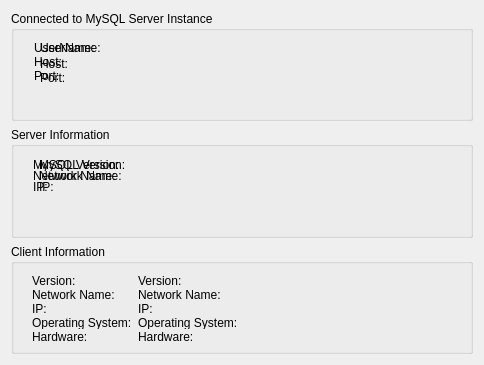
<?xml version="1.0" encoding="UTF-8"?>
<ui version="4.0">
 <class>MySQLInfoDlgClass</class>
 <widget class="QDialog" name="MySQLInfoDlgClass">
  <property name="geometry">
   <rect>
    <x>0</x>
    <y>0</y>
    <width>484</width>
    <height>365</height>
   </rect>
  </property>
  <property name="windowTitle">
   <string>MySQLInfoDlg</string>
  </property>
  <layout class="QHBoxLayout" name="horizontalLayout">
   <item>
    <layout class="QVBoxLayout" name="verticalLayout">
     <item>
      <widget class="QGroupBox" name="groupBox">
       <property name="title">
        <string>Connected to MySQL Server Instance</string>
       </property>
       <widget class="QWidget" name="">
        <property name="geometry">
         <rect>
          <x>12</x>
          <y>20</y>
          <width>408</width>
          <height>58</height>
         </rect>
        </property>
        <layout class="QFormLayout" name="formLayout">
         <item row="0" column="0">
          <widget class="QLabel" name="label">
           <property name="minimumSize">
            <size>
             <width>100</width>
             <height>12</height>
            </size>
           </property>
           <property name="maximumSize">
            <size>
             <width>100</width>
             <height>12</height>
            </size>
           </property>
           <property name="text">
            <string>UserName:</string>
           </property>
          </widget>
         </item>
         <item row="0" column="1">
          <widget class="QLabel" name="m_userName">
           <property name="minimumSize">
            <size>
             <width>300</width>
             <height>12</height>
            </size>
           </property>
           <property name="maximumSize">
            <size>
             <width>300</width>
             <height>12</height>
            </size>
           </property>
           <property name="text">
            <string>UserName:</string>
           </property>
          </widget>
         </item>
         <item row="1" column="0">
          <widget class="QLabel" name="label_2">
           <property name="minimumSize">
            <size>
             <width>100</width>
             <height>12</height>
            </size>
           </property>
           <property name="maximumSize">
            <size>
             <width>100</width>
             <height>12</height>
            </size>
           </property>
           <property name="text">
            <string>Host:</string>
           </property>
          </widget>
         </item>
         <item row="1" column="1">
          <widget class="QLabel" name="m_host">
           <property name="minimumSize">
            <size>
             <width>300</width>
             <height>16</height>
            </size>
           </property>
           <property name="maximumSize">
            <size>
             <width>300</width>
             <height>16</height>
            </size>
           </property>
           <property name="text">
            <string>Host:</string>
           </property>
          </widget>
         </item>
         <item row="2" column="0">
          <widget class="QLabel" name="label_3">
           <property name="minimumSize">
            <size>
             <width>100</width>
             <height>12</height>
            </size>
           </property>
           <property name="maximumSize">
            <size>
             <width>100</width>
             <height>12</height>
            </size>
           </property>
           <property name="text">
            <string>Port:</string>
           </property>
          </widget>
         </item>
         <item row="2" column="1">
          <widget class="QLabel" name="m_port">
           <property name="minimumSize">
            <size>
             <width>300</width>
             <height>16</height>
            </size>
           </property>
           <property name="maximumSize">
            <size>
             <width>300</width>
             <height>16</height>
            </size>
           </property>
           <property name="text">
            <string>Port:</string>
           </property>
          </widget>
         </item>
        </layout>
       </widget>
      </widget>
     </item>
     <item>
      <widget class="QGroupBox" name="groupBox_2">
       <property name="title">
        <string>Server Information</string>
       </property>
       <widget class="QWidget" name="">
        <property name="geometry">
         <rect>
          <x>11</x>
          <y>21</y>
          <width>408</width>
          <height>50</height>
         </rect>
        </property>
        <layout class="QFormLayout" name="formLayout_2">
         <item row="0" column="0">
          <widget class="QLabel" name="label_7">
           <property name="minimumSize">
            <size>
             <width>100</width>
             <height>12</height>
            </size>
           </property>
           <property name="maximumSize">
            <size>
             <width>100</width>
             <height>12</height>
            </size>
           </property>
           <property name="text">
            <string>MySQL Version:</string>
           </property>
          </widget>
         </item>
         <item row="0" column="1">
          <widget class="QLabel" name="m_serverVersion">
           <property name="minimumSize">
            <size>
             <width>300</width>
             <height>12</height>
            </size>
           </property>
           <property name="maximumSize">
            <size>
             <width>300</width>
             <height>12</height>
            </size>
           </property>
           <property name="text">
            <string>MySQL Version:</string>
           </property>
          </widget>
         </item>
         <item row="1" column="0">
          <widget class="QLabel" name="label_8">
           <property name="minimumSize">
            <size>
             <width>100</width>
             <height>12</height>
            </size>
           </property>
           <property name="maximumSize">
            <size>
             <width>100</width>
             <height>12</height>
            </size>
           </property>
           <property name="text">
            <string>Network Name:</string>
           </property>
          </widget>
         </item>
         <item row="1" column="1">
          <widget class="QLabel" name="m_serverNetworkName">
           <property name="minimumSize">
            <size>
             <width>300</width>
             <height>12</height>
            </size>
           </property>
           <property name="maximumSize">
            <size>
             <width>300</width>
             <height>12</height>
            </size>
           </property>
           <property name="text">
            <string>Network Name:</string>
           </property>
          </widget>
         </item>
         <item row="2" column="0">
          <widget class="QLabel" name="label_9">
           <property name="minimumSize">
            <size>
             <width>100</width>
             <height>12</height>
            </size>
           </property>
           <property name="maximumSize">
            <size>
             <width>100</width>
             <height>12</height>
            </size>
           </property>
           <property name="text">
            <string>IP:</string>
           </property>
          </widget>
         </item>
         <item row="2" column="1">
          <widget class="QLabel" name="m_serverIP">
           <property name="minimumSize">
            <size>
             <width>300</width>
             <height>12</height>
            </size>
           </property>
           <property name="maximumSize">
            <size>
             <width>300</width>
             <height>12</height>
            </size>
           </property>
           <property name="text">
            <string>IP:</string>
           </property>
          </widget>
         </item>
        </layout>
       </widget>
      </widget>
     </item>
     <item>
      <widget class="QGroupBox" name="groupBox_3">
       <property name="title">
        <string>Client Information</string>
       </property>
       <widget class="QWidget" name="">
        <property name="geometry">
         <rect>
          <x>10</x>
          <y>20</y>
          <width>408</width>
          <height>86</height>
         </rect>
        </property>
        <layout class="QFormLayout" name="formLayout_3">
         <item row="0" column="0">
          <widget class="QLabel" name="label_13">
           <property name="minimumSize">
            <size>
             <width>100</width>
             <height>12</height>
            </size>
           </property>
           <property name="maximumSize">
            <size>
             <width>100</width>
             <height>12</height>
            </size>
           </property>
           <property name="text">
            <string>Version:</string>
           </property>
          </widget>
         </item>
         <item row="0" column="1">
          <widget class="QLabel" name="m_clientVersion">
           <property name="minimumSize">
            <size>
             <width>300</width>
             <height>12</height>
            </size>
           </property>
           <property name="maximumSize">
            <size>
             <width>150</width>
             <height>12</height>
            </size>
           </property>
           <property name="text">
            <string>Version:</string>
           </property>
          </widget>
         </item>
         <item row="1" column="0">
          <widget class="QLabel" name="label_14">
           <property name="minimumSize">
            <size>
             <width>100</width>
             <height>12</height>
            </size>
           </property>
           <property name="maximumSize">
            <size>
             <width>100</width>
             <height>12</height>
            </size>
           </property>
           <property name="text">
            <string>Network Name:</string>
           </property>
          </widget>
         </item>
         <item row="1" column="1">
          <widget class="QLabel" name="m_clientNetworkName">
           <property name="minimumSize">
            <size>
             <width>150</width>
             <height>12</height>
            </size>
           </property>
           <property name="maximumSize">
            <size>
             <width>300</width>
             <height>12</height>
            </size>
           </property>
           <property name="text">
            <string>Network Name:</string>
           </property>
          </widget>
         </item>
         <item row="2" column="0">
          <widget class="QLabel" name="label_15">
           <property name="minimumSize">
            <size>
             <width>100</width>
             <height>12</height>
            </size>
           </property>
           <property name="maximumSize">
            <size>
             <width>100</width>
             <height>12</height>
            </size>
           </property>
           <property name="text">
            <string>IP:</string>
           </property>
          </widget>
         </item>
         <item row="2" column="1">
          <widget class="QLabel" name="m_clientIP">
           <property name="minimumSize">
            <size>
             <width>300</width>
             <height>12</height>
            </size>
           </property>
           <property name="maximumSize">
            <size>
             <width>300</width>
             <height>12</height>
            </size>
           </property>
           <property name="text">
            <string>IP:</string>
           </property>
          </widget>
         </item>
         <item row="3" column="0">
          <widget class="QLabel" name="label_16">
           <property name="minimumSize">
            <size>
             <width>100</width>
             <height>12</height>
            </size>
           </property>
           <property name="maximumSize">
            <size>
             <width>100</width>
             <height>12</height>
            </size>
           </property>
           <property name="text">
            <string>Operating System:</string>
           </property>
          </widget>
         </item>
         <item row="3" column="1">
          <widget class="QLabel" name="m_clientOS">
           <property name="minimumSize">
            <size>
             <width>300</width>
             <height>12</height>
            </size>
           </property>
           <property name="maximumSize">
            <size>
             <width>300</width>
             <height>12</height>
            </size>
           </property>
           <property name="text">
            <string>Operating System:</string>
           </property>
          </widget>
         </item>
         <item row="4" column="0">
          <widget class="QLabel" name="label_17">
           <property name="minimumSize">
            <size>
             <width>100</width>
             <height>12</height>
            </size>
           </property>
           <property name="maximumSize">
            <size>
             <width>100</width>
             <height>12</height>
            </size>
           </property>
           <property name="text">
            <string>Hardware:</string>
           </property>
          </widget>
         </item>
         <item row="4" column="1">
          <widget class="QLabel" name="m_clientHardware">
           <property name="minimumSize">
            <size>
             <width>300</width>
             <height>12</height>
            </size>
           </property>
           <property name="maximumSize">
            <size>
             <width>300</width>
             <height>12</height>
            </size>
           </property>
           <property name="text">
            <string>Hardware:</string>
           </property>
          </widget>
         </item>
        </layout>
       </widget>
      </widget>
     </item>
    </layout>
   </item>
  </layout>
 </widget>
 <layoutdefault spacing="6" margin="11"/>
 <resources/>
 <connections/>
</ui>
